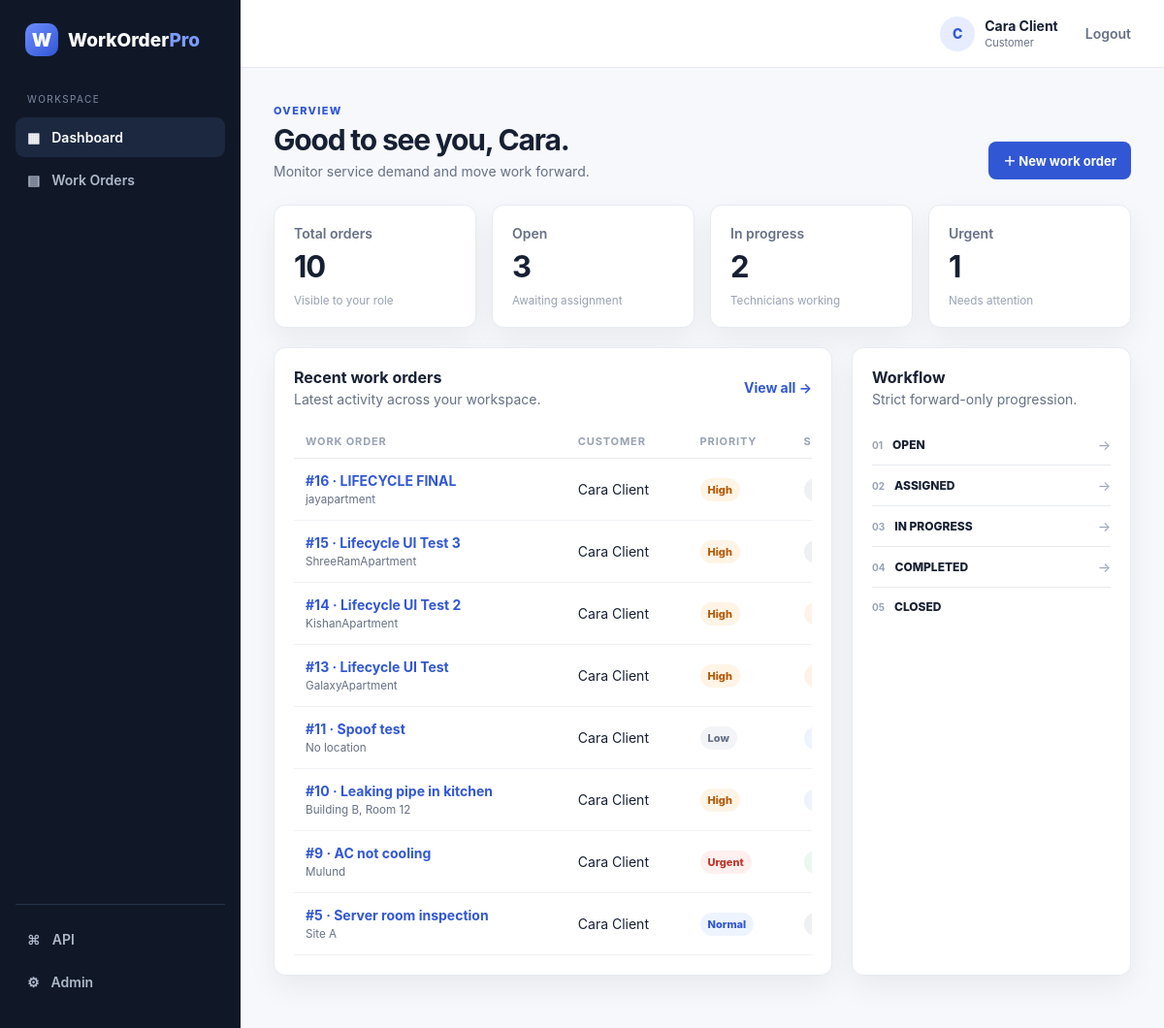
Page /app/ (signed in) on the committed database.
### service/models.py (models this page shows, shortened)
class Profile(models.Model):
    class Role(models.TextChoices):
        ADMIN = ("ADMIN", "Admin")
        MANAGER = ("MANAGER", "Manager")
        TECHNICIAN = ("TECHNICIAN", "Technician")
        CUSTOMER = ("CUSTOMER", "Customer")
    user = models.OneToOneField(
        settings.AUTH_USER_MODEL,
        on_delete=models.CASCADE,
        related_name="profile",
    )
    role = models.CharField(max_length=12, choices=Role.choices, default=Role.CUSTOMER)
    phone = models.CharField(max_length=32, blank=True)
    company = models.CharField(max_length=120, blank=True)
    created_at = models.DateTimeField(auto_now_add=True)

class WorkOrder(models.Model):
    class Priority(models.TextChoices):
        LOW = ("LOW", "Low")
        NORMAL = ("NORMAL", "Normal")
        HIGH = ("HIGH", "High")
        URGENT = ("URGENT", "Urgent")
    class Status(models.TextChoices):
        OPEN = ("OPEN", "Open")
        ASSIGNED = ("ASSIGNED", "Assigned")
        IN_PROGRESS = ("IN_PROGRESS", "In progress")
        COMPLETED = ("COMPLETED", "Completed")
        CLOSED = ("CLOSED", "Closed")
    title = models.CharField(max_length=180)
    description = models.TextField()
    customer = models.ForeignKey(
        settings.AUTH_USER_MODEL,
        on_delete=models.PROTECT,
        related_name="service_requests",
    )
    technician = models.ForeignKey(
        settings.AUTH_USER_MODEL,
        on_delete=models.PROTECT,
        null=True,
        blank=True,
        related_name="assigned_work_orders",
    )
    priority = models.CharField(max_length=8, choices=Priority.choices)
    status = models.CharField(max_length=12, choices=Status.choices, default=Status.OPEN)
    location = models.CharField(max_length=240, blank=True)
    created_at = models.DateTimeField(auto_now_add=True)
    updated_at = models.DateTimeField(auto_now=True)
    completed_at = models.DateTimeField(null=True, blank=True)
    closed_at = models.DateTimeField(null=True, blank=True)
    class Meta:
        ordering = ["-created_at"]
        indexes = [
            models.Index(fields=["status", "priority"]),
            models.Index(fields=["customer", "created_at"]),
            models.Index(fields=["technician", "status"]),
        ]

### service/ui_views.py (the view)
# urls.py: path("", ui_views.dashboard, name="dashboard"),
@login_required
def dashboard(request):
    qs = scoped_orders(request.user)
    counts = {s: qs.filter(status=s).count() for s, _ in WorkOrder.Status.choices}
    recent = qs[:8]
    urgent = qs.filter(priority=WorkOrder.Priority.URGENT).exclude(status=WorkOrder.Status.CLOSED).count()
    context = ui_context(request.user, counts=counts, recent=recent, urgent=urgent, total=qs.count())
    return render(request, "service/dashboard.html", context)

### service/permissions.py (called while the page is built)
def role(user):
    if not user.is_authenticated:
        return None
    if user.is_superuser:
        return Profile.Role.ADMIN
    try:
        return user.profile.role
    except Profile.DoesNotExist:
        return Profile.Role.CUSTOMER

### service/ui_views.py (called while the page is built)
def scoped_orders(user):
    qs = WorkOrder.objects.select_related("customer", "technician").prefetch_related("comments__author", "attachments", "history__actor")
    r = role(user)
    if r in (Profile.Role.ADMIN, Profile.Role.MANAGER):
        return qs
    if r == Profile.Role.TECHNICIAN:
        return qs.filter(technician=user)
    return qs.filter(customer=user)

def role_label(user):
    return "Admin" if user.is_superuser else (getattr(getattr(user, "profile", None), "get_role_display", lambda: "Customer")())

def ui_context(user, **extra):
    return {"current_role": role_label(user), "current_user": user, **extra}

### service/templates/service/dashboard.html
{% extends 'service/base.html' %}{% block title %}Dashboard · WorkOrder Pro{% endblock %}
{% block content %}
<div class="page-head"><div><span class="eyebrow">Overview</span><h1>Good to see you, {{ current_user.first_name|default:current_user.username }}.</h1><p class="muted">Monitor service demand and move work forward.</p></div><a class="btn primary" href="{% url 'ui:work-order-create' %}">＋ New work order</a></div>
<div class="stat-grid"><div class="stat-card"><span>Total orders</span><strong>{{ total }}</strong><small>Visible to your role</small></div><div class="stat-card"><span>Open</span><strong>{{ counts.OPEN }}</strong><small>Awaiting assignment</small></div><div class="stat-card"><span>In progress</span><strong>{{ counts.IN_PROGRESS }}</strong><small>Technicians working</small></div><div class="stat-card"><span>Urgent</span><strong>{{ urgent }}</strong><small>Needs attention</small></div></div>
<div class="section-grid"><section class="panel"><div class="panel-head"><div><h2>Recent work orders</h2><p class="muted">Latest activity across your workspace.</p></div><a href="{% url 'ui:work-orders' %}" class="text-link">View all →</a></div><div class="table-wrap"><table><thead><tr><th>Work order</th><th>Customer</th><th>Priority</th><th>Status</th><th></th></tr></thead><tbody>{% for o in recent %}<tr><td><a class="table-link" href="{% url 'ui:work-order-detail' o.pk %}">#{{ o.pk }} · {{ o.title }}</a><small>{{ o.location|default:'No location' }}</small></td><td>{{ o.customer.get_full_name|default:o.customer.username }}</td><td><span class="priority {{ o.priority|lower }}">{{ o.get_priority_display }}</span></td><td><span class="status {{ o.status|lower }}">{{ o.get_status_display }}</span></td><td><a class="icon-link" href="{% url 'ui:work-order-detail' o.pk %}">View</a></td></tr>{% empty %}<tr><td colspan="5" class="empty">No work orders yet.</td></tr>{% endfor %}</tbody></table></div></section><section class="panel workflow"><div class="panel-head"><div><h2>Workflow</h2><p class="muted">Strict forward-only progression.</p></div></div><div class="flow-step"><b>01</b><span>OPEN</span><i>→</i></div><div class="flow-step"><b>02</b><span>ASSIGNED</span><i>→</i></div><div class="flow-step"><b>03</b><span>IN PROGRESS</span><i>→</i></div><div class="flow-step"><b>04</b><span>COMPLETED</span><i>→</i></div><div class="flow-step last"><b>05</b><span>CLOSED</span></div></section></div>
{% endblock %}

### service/templates/service/base.html (shortened to what this page needs)
{% load static %}
<!doctype html>
<html lang="en">
<head>
  <link rel="stylesheet" href="{% static 'service/app.css' %}">
</head>
<body>
{% if current_user.is_authenticated %}
<div class="app-shell">
  <aside class="sidebar">
    <a class="brand" href="{% url 'ui:dashboard' %}"><span class="brand-mark">W</span><span>WorkOrder<span class="brand-accent">Pro</span></span></a>
    <div class="side-label">Workspace</div>
    <nav>
      <a class="nav-link {% if request.resolver_match.url_name == 'dashboard' %}active{% endif %}" href="{% url 'ui:dashboard' %}">▦ <span>Dashboard</span></a>
      <a class="nav-link {% if 'work-order' in request.resolver_match.url_name %}active{% endif %}" href="{% url 'ui:work-orders' %}">▤ <span>Work Orders</span></a>
    </nav>
    <div class="sidebar-bottom">
      <a class="nav-link" href="/api/">⌘ <span>API</span></a>
      <a class="nav-link" href="/admin/">⚙ <span>Admin</span></a>
    </div>
  </aside>
  <main class="main-content">
    <header class="topbar">
      <div class="topbar-right"><div class="avatar">{{ current_user.username|first|upper }}</div><div><strong>{{ current_user.get_full_name|default:current_user.username }}</strong><small>{{ current_role }}</small></div><a class="logout" href="{% url 'ui:logout' %}">Logout</a></div>
    </header>
    <section class="page">{% block content %}{% endblock %}</section>
  </main>
</div>
{% else %}{% block auth_content %}{% endblock %}{% endif %}
</body>
</html>

### rows in the picture
Profile: role "Customer"
WorkOrder: pk "16", title "LIFECYCLE FINAL", location "jayapartment", customer.get_full_name "Cara Client", priority "High"
WorkOrder: pk "15", title "Lifecycle UI Test 3", location "ShreeRamApartment", customer.get_full_name "Cara Client", priority "High"
WorkOrder: pk "14", title "Lifecycle UI Test 2", location "KishanApartment", customer.get_full_name "Cara Client", priority "High"
WorkOrder: pk "13", title "Lifecycle UI Test", location "GalaxyApartment", customer.get_full_name "Cara Client", priority "High"
WorkOrder: pk "11", title "Spoof test", location "No location", customer.get_full_name "Cara Client", priority "Low"
WorkOrder: pk "10", title "Leaking pipe in kitchen", location "Building B, Room 12", customer.get_full_name "Cara Client", priority "High"
WorkOrder: pk "9", title "AC not cooling", location "Mulund", customer.get_full_name "Cara Client", priority "Urgent"
WorkOrder: pk "5", title "Server room inspection", location "Site A", customer.get_full_name "Cara Client", priority "Normal"

### other values in the picture
{{ current_user.username|first|upper }} "C"
{{ current_user.get_full_name|default:current_user.username }} "Cara Client"
{{ current_user.first_name|default:current_user.username }} "Cara"
{{ total }} "10"
{{ counts.OPEN }} "3"
{{ counts.IN_PROGRESS }} "2"
{{ urgent }} "1"
